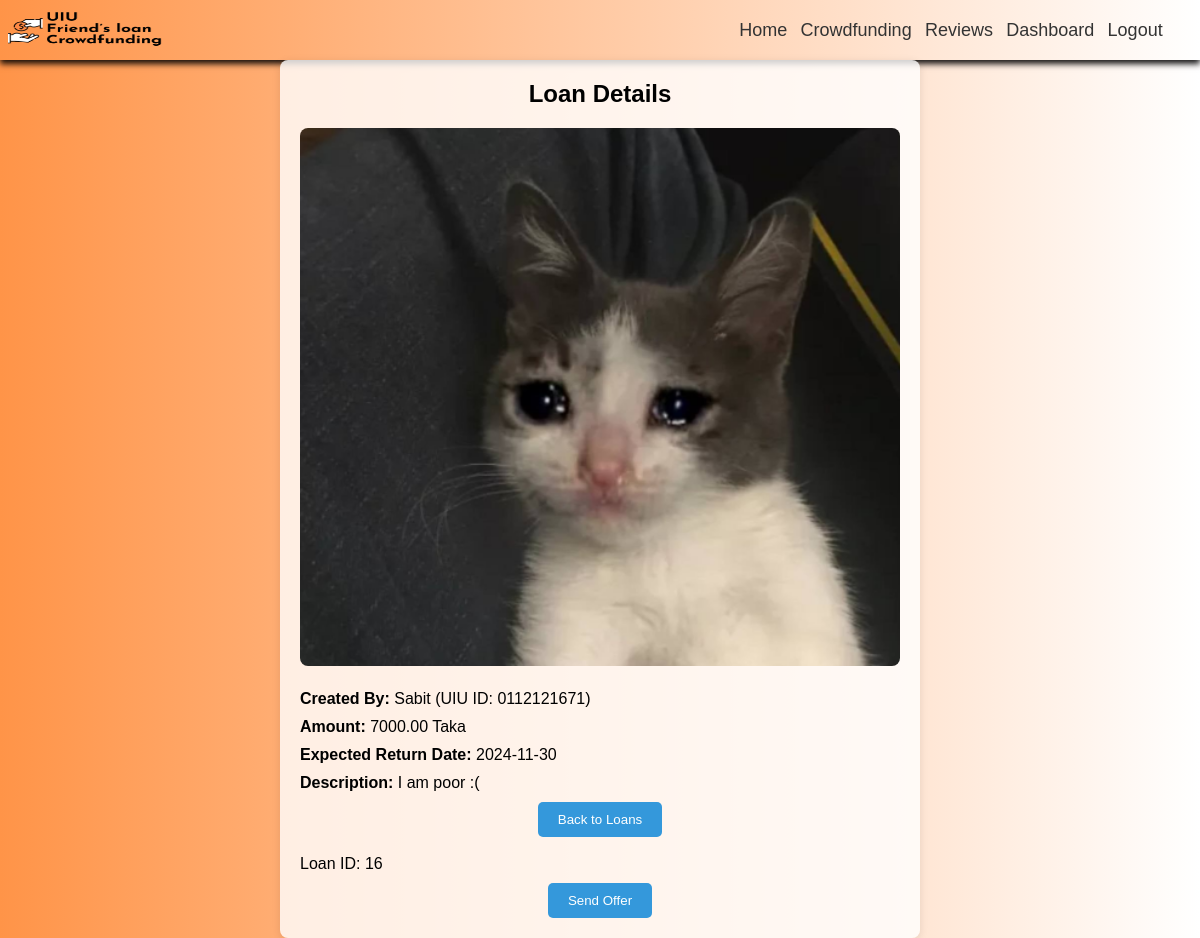
/loan_details.php?id=16, run on the app's committed database.
### tables this page shows
CREATE TABLE `loans` (
  `loan_id` int(11) NOT NULL,
  `user_id` int(11) NOT NULL,
  `amount` decimal(10,2) NOT NULL,
  `expected_return_date` date NOT NULL,
  `description` text DEFAULT NULL,
  `document` varchar(255) DEFAULT NULL,
  `status` enum('pending','approved','rejected') DEFAULT 'pending',
  `created_at` timestamp NOT NULL DEFAULT current_timestamp()
);

CREATE TABLE `users` (
  `user_id` int(11) NOT NULL,
  `username` varchar(100) NOT NULL,
  `email` varchar(100) NOT NULL,
  `password_hash` varchar(255) NOT NULL,
  `uiu_id` varchar(50) NOT NULL,
  `profile_image` varchar(255) DEFAULT NULL,
  `created_at` timestamp NOT NULL DEFAULT current_timestamp(),
  `phone` varchar(15) NOT NULL
);

### loan_details.php (the view, shortened to what this page needs)
<?php
$servername = "localhost";
$username = "root";
$password = "";
$dbname = "uiu-friends-loan-and-crowdfunding";
$conn = new mysqli($servername, $username, $password, $dbname);
$loan_id = isset($_GET['id']) ? (int)$_GET['id'] : 0;
$sql = "SELECT loans.loan_id, loans.amount, loans.expected_return_date, loans.description, loans.document, users.username, users.uiu_id
        FROM loans
        JOIN users ON loans.user_id = users.user_id
        WHERE loans.loan_id = ?";
$stmt = $conn->prepare($sql);
$stmt->bind_param("i", $loan_id);
$stmt->execute();
$result = $stmt->get_result();
if ($result->num_rows > 0) {
    $loan = $result->fetch_assoc();
} else {
    echo "Loan not found.";
    exit();
}
?>
<!DOCTYPE html>
<html lang="en">
<head>
    <link rel="stylesheet" href="css/style.css" />
</head>
<body>
    <header>
        <div>
            <img src="img/Brand Logo 1.png" alt="Brand Logo" id="logo" />
        </div>
        <nav>
            <a href="HomePage.php">Home</a>
            <a href="Donation.html">Crowdfunding</a>
            <a href="Reviews.html">Reviews</a>
            <a href="Dashboard.html">Dashboard</a>
            <a href="login.html">Logout</a>
        </nav>
    </header>
    <main>
        <div class="loan-details">
            <h2>Loan Details</h2>
            <img src="<?php echo !empty($loan['document']) ? $loan['document'] : 'img/Intersect.png'; ?>" alt="Loan Document" />
            <p><strong>Created By:</strong> <?php echo htmlspecialchars($loan['username']); ?> (UIU ID: <?php echo htmlspecialchars($loan['uiu_id']); ?>)</p>
            <p><strong>Amount:</strong> <?php echo htmlspecialchars($loan['amount']); ?> Taka</p>
            <p><strong>Expected Return Date:</strong> <?php echo htmlspecialchars($loan['expected_return_date']); ?></p>
            <p><strong>Description:</strong> <?php echo htmlspecialchars($loan['description']); ?></p>
            <button onclick="window.history.back()">Back to Loans</button>
            <br>
            <p>Loan ID: <?php echo htmlspecialchars($loan['loan_id']); ?></p>
            <button onclick="window.location.href='offering.php?loan_id=<?php echo htmlspecialchars($loan['loan_id']); ?>'">Send Offer</button>
        </div>
    </main>
</body>
</html>

### css/style.css (style rules this page uses)
* { margin: 0; padding: 0; }
body { background: linear-gradient(to right, #FF9448, #FFFFFF); font-family: Arial, sans-serif; }
#logo { width: 155px; height: 65px; display: flex; justify-content: center; align-items: center; padding-left: 5%; }
header { height: 60px; width: 100%; display: flex; justify-content: center; align-items: center; flex-direction: row; justify-content: space-between; top: 0; left: 0; background-color: transparent; z-index: 1000; box-shadow: 0 4px 6px rgba(0, 0, 0, 0.9); }
nav { width: 450px; height: 60px; font-size: 18px; display: flex; justify-content: center; align-items: center; justify-content: space-evenly; padding-right: 2%; }
nav a { color: #333; text-decoration: none; }

### loan_details.php (style rules this page uses)
.loan-details { max-width: 600px; margin: 0 auto; padding: 20px; background-color: rgba(255, 255, 255, 0.8); border-radius: 8px; box-shadow: 0 2px 8px rgba(0, 0, 0, 0.1); }
.loan-details img { width: 100%; height: auto; border-radius: 8px; margin-bottom: 20px; }
.loan-details h2 { text-align: center; margin-bottom: 20px; }
.loan-details p { font-size: 16px; margin-bottom: 10px; }
button { background-color: #3498db; color: white; border: none; padding: 10px 20px; border-radius: 5px; cursor: pointer; display: block; margin: 0 auto; transition: background-color 0.3s ease; }

### data on the page
loans: document (picture), user.username "Sabit", user.uiu_id "0112121671", amount "7000.00", expected_return_date "2024-11-30", description "I am poor :(", loan_id "16"
